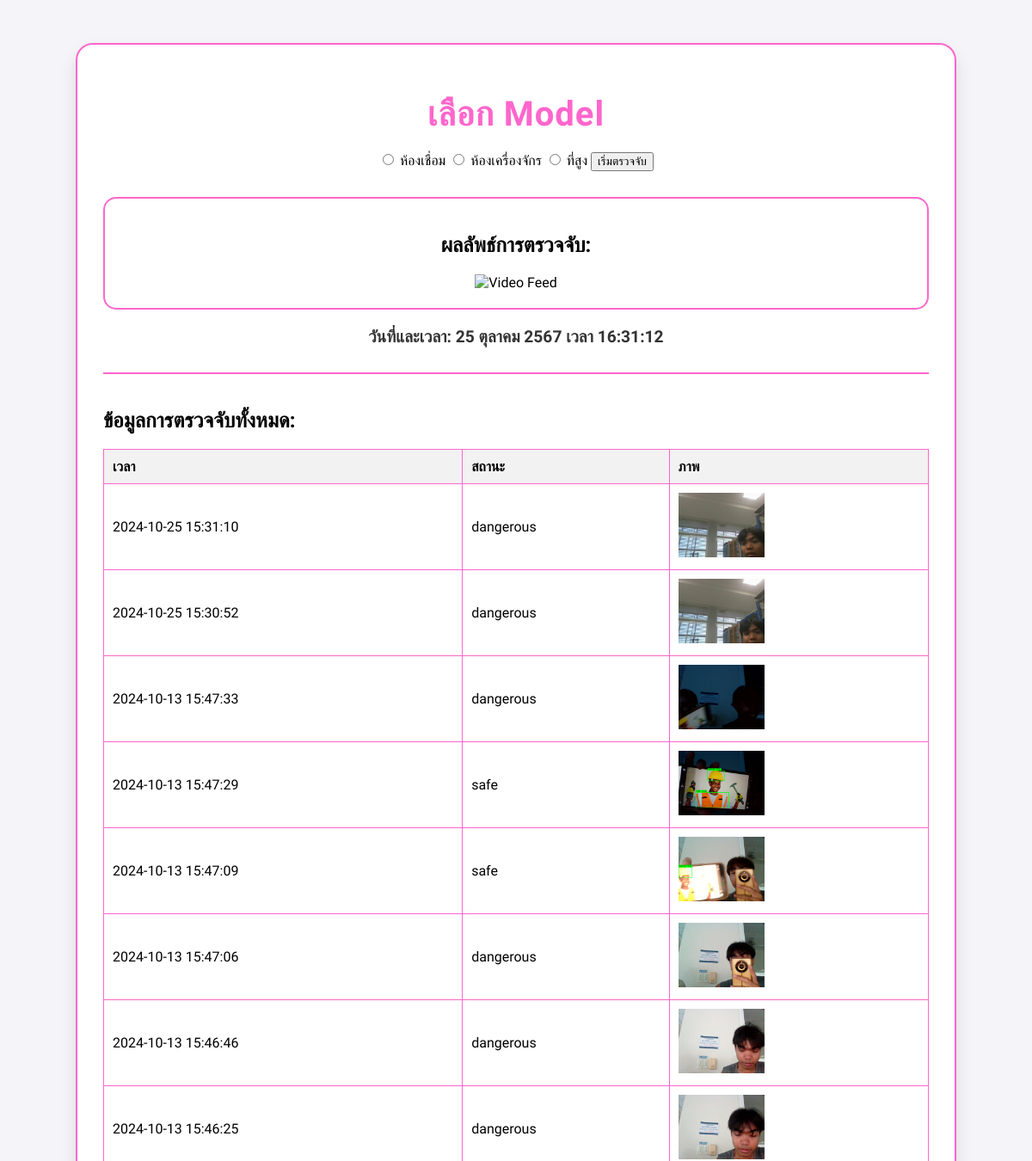
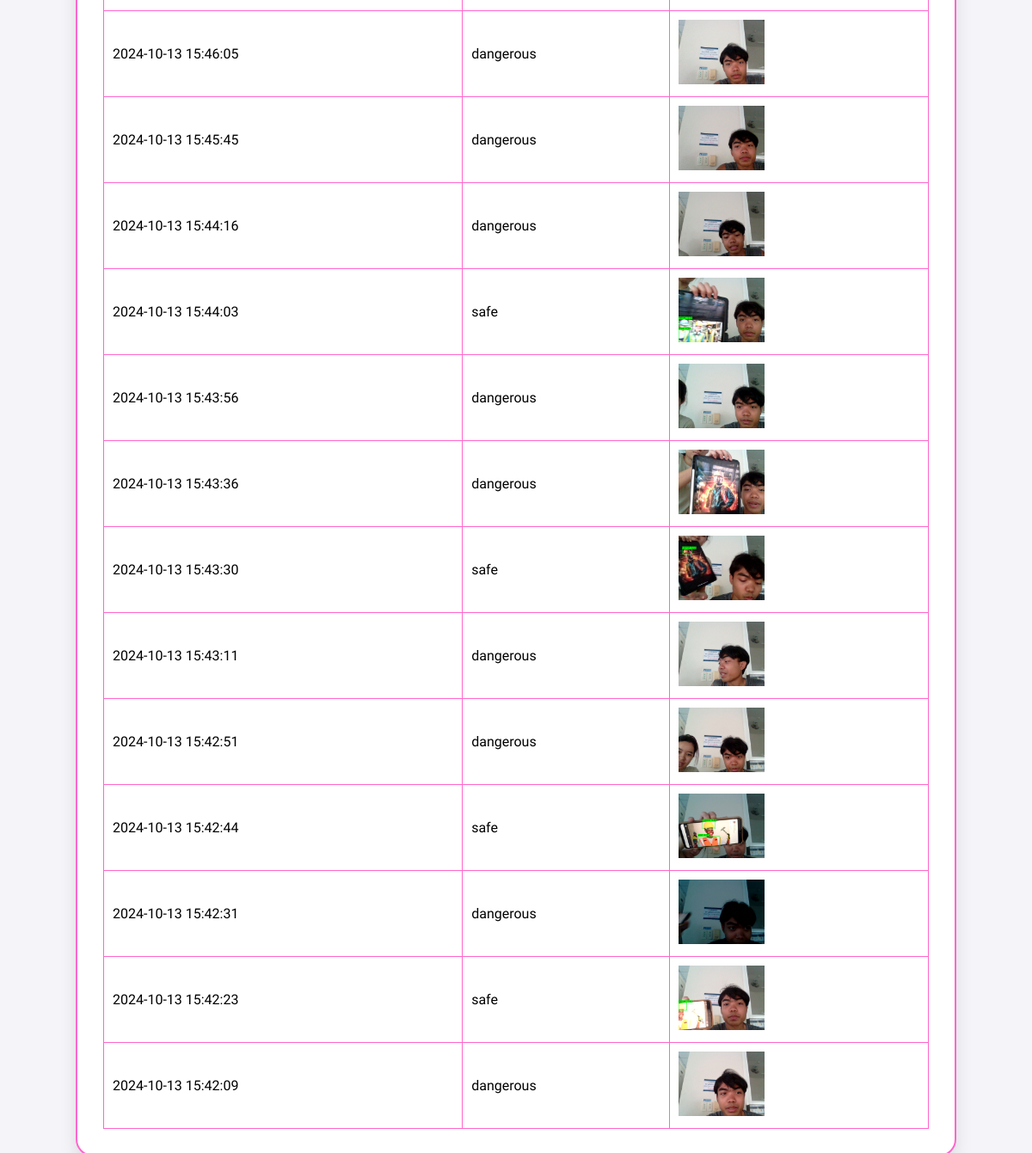
The page / on the database its author committed (2 pictures, top to bottom).
### tables this page shows
CREATE TABLE detection_logs (
            id INTEGER PRIMARY KEY AUTOINCREMENT,
            timestamp TEXT,
            status TEXT,
            image_path TEXT
        );

### app.py (the view)
@app.route('/')
def index():
    detection_logs = get_all_detection_data()  # Get all logs from the database
    return render_template('index.html', selected_model=None, dangerous=False, dangerous_image_path=None, danger_status_message="", detection_logs=detection_logs)

### app.py (called while the page is built)
def get_all_detection_data():
    conn = sqlite3.connect('detection_data.db')
    cursor = conn.cursor()
    cursor.execute('SELECT * FROM detection_logs ORDER BY id DESC')
    rows = cursor.fetchall()
    conn.close()
    return rows

### templates/index.html (shortened to what this page needs)
<!DOCTYPE html>
<html lang="th">
<head>
</head>
<body>
    <div class="container">
        <h1>เลือก Model</h1>
        <div class="model-select">
            <form action="/select_classes" method="POST">
                <input type="radio" name="class_option" value="option1" id="option1" required>
                <label for="option1">ห้องเชื่อม</label>
                <input type="radio" name="class_option" value="option2" id="option2">
                <label for="option2">ห้องเครื่องจักร</label>
                <input type="radio" name="class_option" value="option3" id="option3">
                <label for="option3">ที่สูง</label>
                <button type="submit">เริ่มตรวจจับ</button>
            </form>
        </div>
        <div class="output-section">
            <h2>ผลลัพธ์การตรวจจับ:</h2>
            <img src="{{ url_for('video_feed') }}" alt="Video Feed">
        </div>
        <div class="date-time">
            <p id="currentDateTime">วันที่และเวลา: --:--</p>
        </div>
        <div class="logs-section">
            <h2>ข้อมูลการตรวจจับทั้งหมด:</h2>
            <table>
                <thead>
                    <tr>
                        <th>เวลา</th>
                        <th>สถานะ</th>
                        <th>ภาพ</th>
                    </tr>
                </thead>
                <tbody>
                    {% for log in detection_logs %}
                    <tr>
                        <td>{{ log[1] }}</td>
                        <td>{{ log[2] }}</td>
                        <td>
                            {% if log[3] %}
                            <img src="{{ log[3] }}" alt="Log Image" style="max-width: 100px; height: auto;">
                            {% endif %}
                        </td>
                    </tr>
                    {% endfor %}
                </tbody>
            </table>
        </div>
    </div>
</body>
</html>

### templates/index.html (style rules this page uses)
body { font-family: 'Prompt', sans-serif; background-color: #f4f4f9; margin: 0; padding: 0; }
.container { width: 80%; margin: 50px auto; padding: 30px; background-color: #fff; border: 2px solid #ff66cc; border-radius: 20px; box-shadow: 0px 10px 20px rgba(0, 0, 0, 0.1); }
h1 { text-align: center; color: #ff66cc; font-size: 2.5em; margin-bottom: 20px; letter-spacing: 1px; }
.model-select { margin-bottom: 30px; text-align: center; }
.output-section { text-align: center; border: 2px solid #ff66cc; border-radius: 15px; padding: 20px; background-color: #fff; margin-bottom: 20px; position: relative; }
.date-time { text-align: center; margin-top: 20px; font-size: 1.2em; }
.date-time p { font-weight: bold; color: #333; }
.logs-section { margin-top: 30px; border-top: 2px solid #ff66cc; padding-top: 20px; }
.logs-section table { width: 100%; border-collapse: collapse; }
.logs-section th, .logs-section td { border: 1px solid #ff66cc; padding: 10px; text-align: left; }
.logs-section th { background-color: #f2f2f2; }

### rows shown on the page
detection_logs: timestamp "2024-10-25 15:31:10", status "dangerous", image_path (picture)
detection_logs: timestamp "2024-10-25 15:30:52", status "dangerous", image_path (picture)
detection_logs: timestamp "2024-10-13 15:47:33", status "dangerous", image_path (picture)
detection_logs: timestamp "2024-10-13 15:47:29", status "safe", image_path (picture)
detection_logs: timestamp "2024-10-13 15:47:09", status "safe", image_path (picture)
detection_logs: timestamp "2024-10-13 15:47:06", status "dangerous", image_path (picture)
detection_logs: timestamp "2024-10-13 15:46:46", status "dangerous", image_path (picture)
detection_logs: timestamp "2024-10-13 15:46:25", status "dangerous", image_path (picture)
detection_logs: timestamp "2024-10-13 15:46:05", status "dangerous", image_path (picture)
detection_logs: timestamp "2024-10-13 15:45:45", status "dangerous", image_path (picture)
detection_logs: timestamp "2024-10-13 15:44:16", status "dangerous", image_path (picture)
detection_logs: timestamp "2024-10-13 15:44:03", status "safe", image_path (picture)
detection_logs: timestamp "2024-10-13 15:43:56", status "dangerous", image_path (picture)
detection_logs: timestamp "2024-10-13 15:43:36", status "dangerous", image_path (picture)
detection_logs: timestamp "2024-10-13 15:43:30", status "safe", image_path (picture)
detection_logs: timestamp "2024-10-13 15:43:11", status "dangerous", image_path (picture)
detection_logs: timestamp "2024-10-13 15:42:51", status "dangerous", image_path (picture)
detection_logs: timestamp "2024-10-13 15:42:44", status "safe", image_path (picture)
detection_logs: timestamp "2024-10-13 15:42:31", status "dangerous", image_path (picture)
detection_logs: timestamp "2024-10-13 15:42:23", status "safe", image_path (picture)
detection_logs: timestamp "2024-10-13 15:42:09", status "dangerous", image_path (picture)
